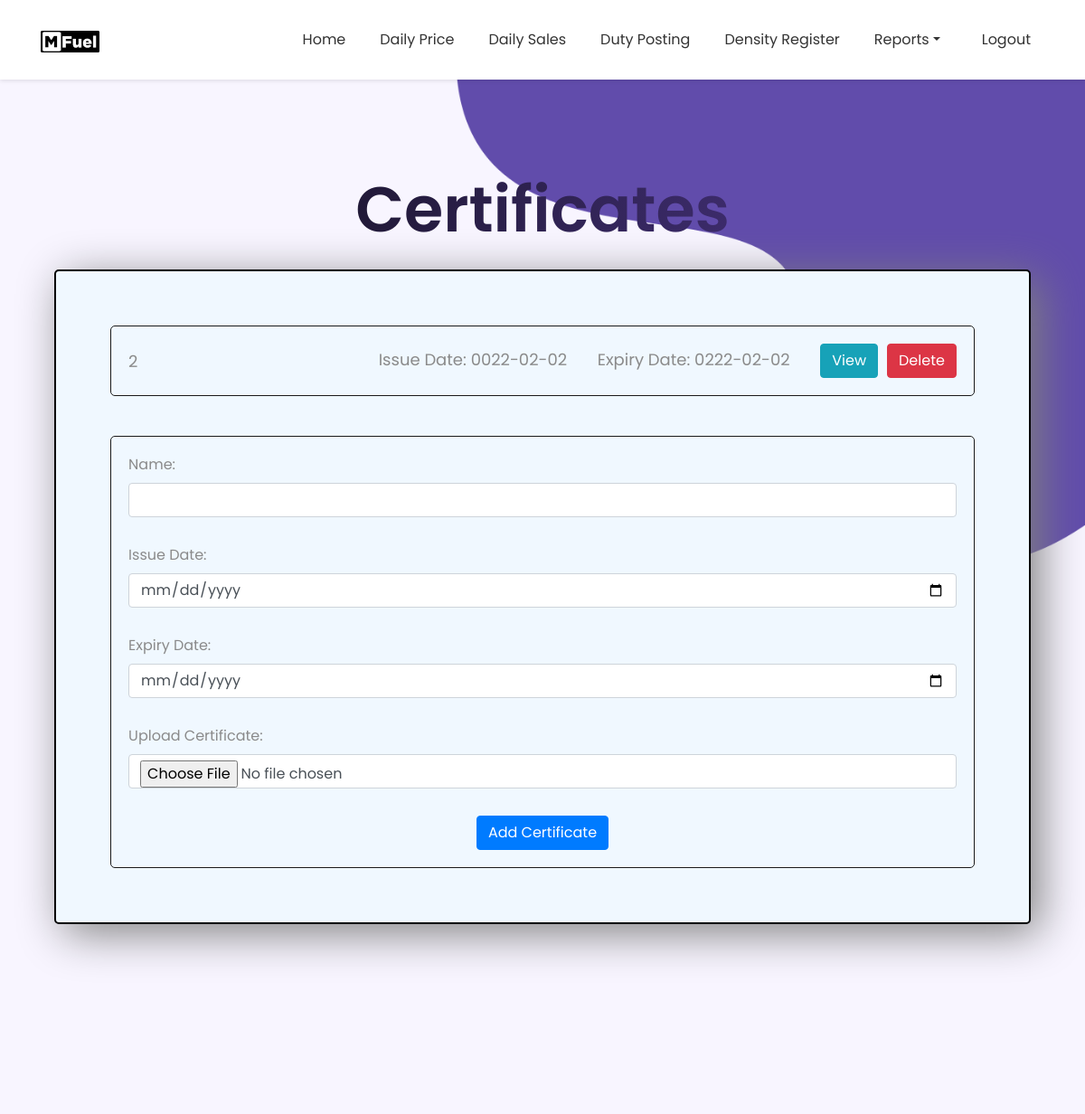
The app's page /certificates (signed in), older data.
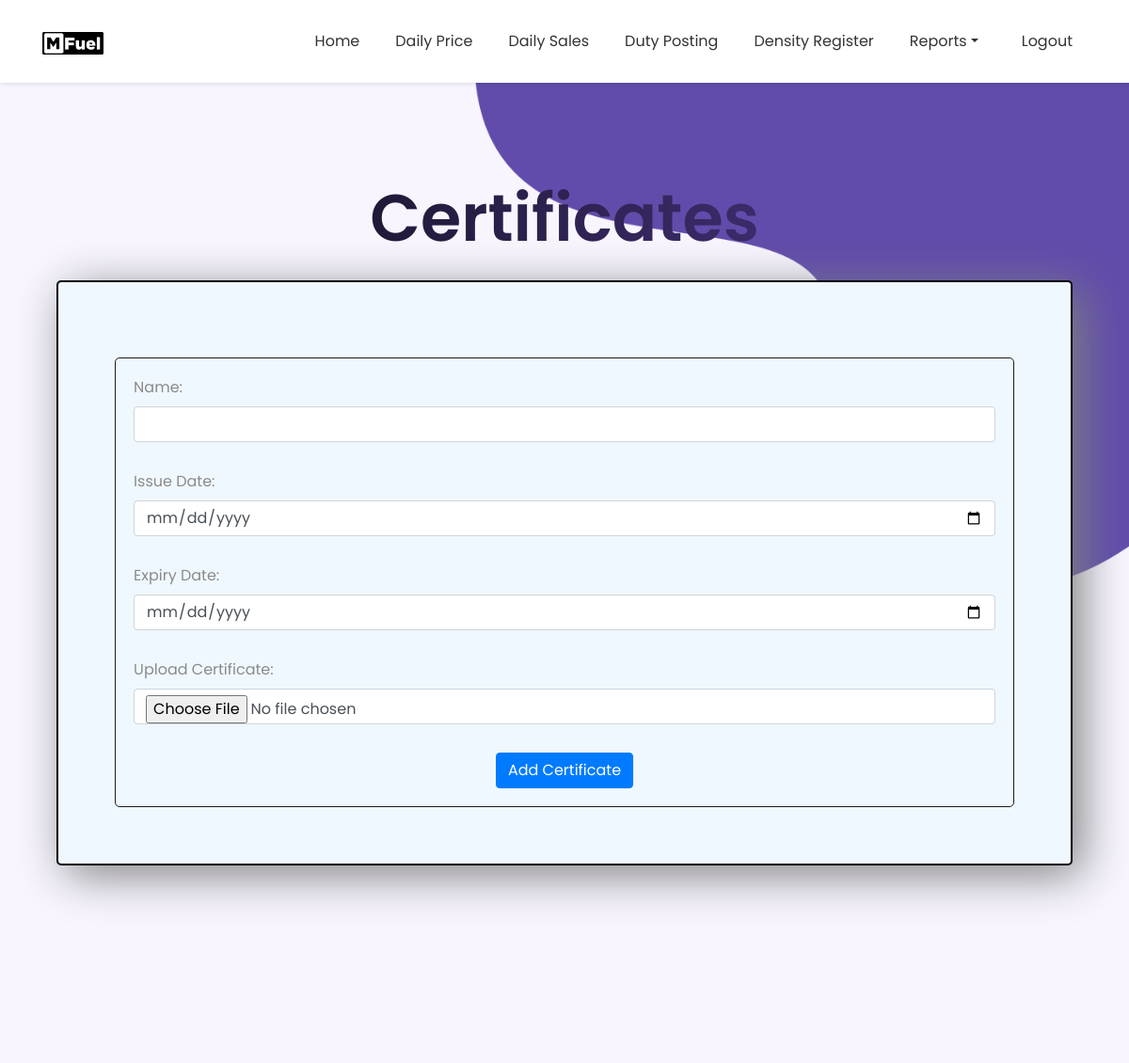
The same page, newer data.
### website/models.py (models this page shows)
class certificate(db.Model):
    name = db.Column(db.String(150), primary_key = True)
    file_name = db.Column(db.String(150))
    exp_date = db.Column(db.Date)
    issue_date = db.Column(db.Date)
    file = db.Column(db.LargeBinary)

### website/views.py (the view, shortened to what this page needs)
@views.route('/certificates', methods=['GET','POST'])
@login_required
def certificates():
    name = request.form.get("name")
    issue_date = request.form.get("issue_date")
    exp_date = request.form.get("exp_date")
    print(func.now)
    certificates = certificate.query.all()
    return render_template("certificates.html",certificates=certificates, user=current_user)

### website/templates/certificates.html (shortened to what this page needs)
{% extends 'base.html' %}
{% block content %}
<h1 style="text-align: center; margin-top: 5%;">Certificates</h1>
<div class="outer" style="margin: 5%; margin-top: 2%; border: 2px solid black; padding: 5%; border-radius: 5px; box-shadow: 10px 10px 50px grey;">
  {% for certificate in certificates %}
  <div style="border: 1px solid rgb(27, 26, 26); border-radius: 5px; padding: 2%;">
    <div style="display: flex; justify-content: space-between; align-items: center; font-size: 18px;">
      <div margin-right: 10%;>{{certificate.name}}</div>
      <div style="display: flex; justify-content: space-between; align-items: center; font-size: 18px;">
        <div>
        Issue Date: {{certificate.issue_date}} &nbsp;&nbsp;&nbsp;&nbsp;&nbsp;
        Expiry Date: {{certificate.exp_date}} &nbsp;&nbsp;&nbsp;&nbsp;&nbsp;
        <a href="/certificates/{{certificate.name}}" >
          <button class="btn btn-info">View</button>
        </a>
      </div>
      <form action="{{ url_for('views.delete_certificate', name=certificate.name) }}" method="post" style="margin-left: 10px;">
        <button type="submit" class="btn btn-danger">Delete</button>
      </form>
    </div>
    </div>
  </div>
  <br>
  {% endfor %}
  <div style="border: 1px solid rgb(27, 26, 26); border-radius: 5px; padding: 2%; margin-top: 20px;">
    <form method="POST" enctype="multipart/form-data">
      <div class="form-group">
        <label for="name" >Name:</label>
        <input type="text" class="form-control" id="name" name="name" required>
      </div>
      <div class="form-group">
        <label for="issue_date" >Issue Date:</label>
        <input type="date" class="form-control" id="issue_date" name="issue_date" required>
      </div>
      <div class="form-group">
        <label for="exp_date" >Expiry Date:</label>
        <input type="date" class="form-control" id="exp_date" name="exp_date" required>
      </div>
      <div class="form-group">
        <label for="file" >Upload Certificate:</label>
        <input type="file" class="form-control" id="file" name="file" accept="application" required>
      </div>
      <div style="text-align: center;">
        <button type="submit" class="btn btn-primary">Add Certificate</button>
      </div>
    </form>
  </div>
</div>
{% endblock %}

Row changes from the older to the newer data that the page shows:
removed certificate: name "2", issue_date "0022-02-02", exp_date "0222-02-02"
